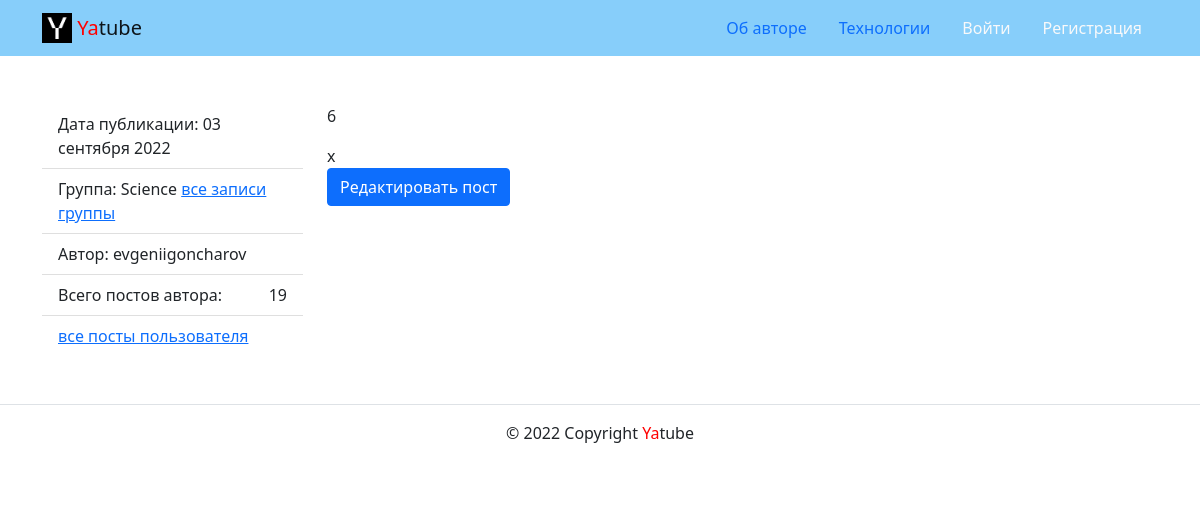
Page /posts/76/ on the earlier database version.
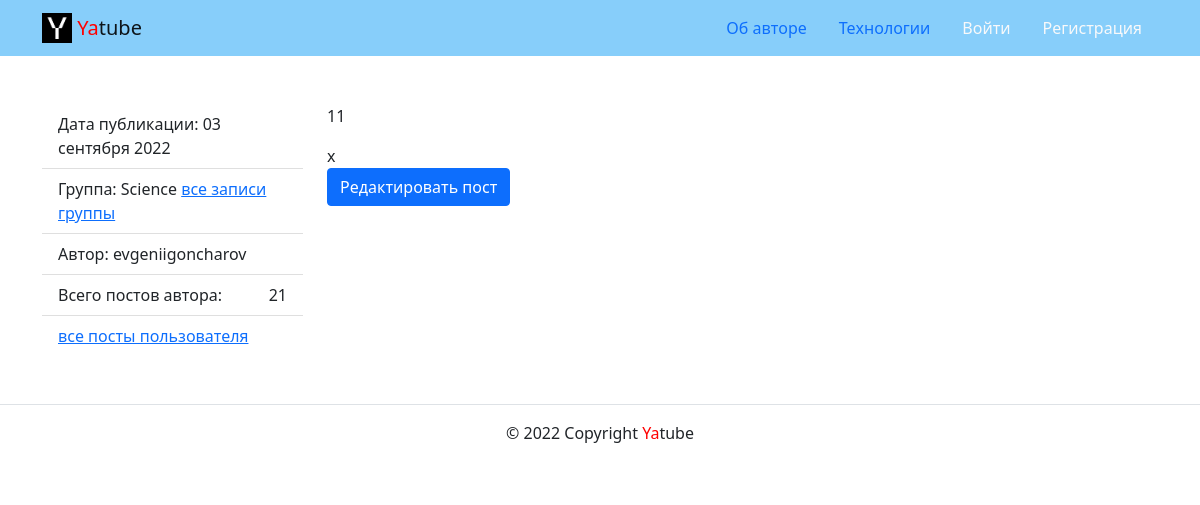
Same page on the later database version.
### posts/models.py (models this page shows, shortened)
class Post(models.Model):
    text = models.TextField()
    pub_date = models.DateTimeField(auto_now_add=True)
    author = models.ForeignKey(
        User,
        on_delete=models.CASCADE,
        blank=True,
        null=True,
        related_name='posts'
    )
    group = models.ForeignKey(
        Group,
        on_delete=models.SET_NULL,
        max_length=200,
        blank=True,
        null=True,
        related_name='posts'
    )
    class Meta:
        ordering = ('-pub_date',)

class Group(models.Model):
    title = models.CharField(max_length=200)
    slug = models.SlugField(max_length=100, unique=True)
    description = models.TextField()

### posts/views.py (the view)
# urls.py: path('posts/<int:post_id>/', views.post_detail, name='post_detail'),
def post_detail(request, post_id):
    post = get_object_or_404(Post, id=post_id)
    lol = post.author
    posts = Post.objects.filter(author=lol)
    title = post.text[0:30]
    context = {
        'posts': posts,
        'post': post,
    }
    return render(request, 'posts/post_detail.html', context)

### core/context_processors/year.py (called while the page is built)
def year(request):
    return {
        "year": datetime.datetime.now().year
    }

### templates/posts/post_detail.html
{% extends 'base.html' %}
{% block content %}
    <main>
    <div class="container py-5">
      <div class="row">
        <aside class="col-12 col-md-3">
          <ul class="list-group list-group-flush">
            <li class="list-group-item">
              Дата публикации: {{ post.pub_date|date:"d E Y" }}
            </li>
            {% if post.group %}
            <li class="list-group-item">
                    Группа: {{ post.group.title }}
            <a href="{% url 'posts:group_list' post.group.slug %}"> все записи группы </a>
            </li>
            {% endif %}
            <li class="list-group-item">
              Автор: {{ post.author.username }}
            </li>
            <li class="list-group-item d-flex justify-content-between align-items-center">
              Всего постов автора:  <span >{{ posts|length}} </span>
            </li>
            <li class="list-group-item">
              <a href="{% url 'posts:profile' post.author.username %}">
                все посты пользователя
              </a>
            </li>
          </ul>
        </aside>
        <article class="col-12 col-md-9">
          <p>
           {{ post.text }}
          </p>x
            {% if request.user.username == post.author.username  %}
        <div>
            <a class="btn btn-primary" href="{% url 'posts:update_post' post.pk %}">
                Редактировать пост
            </a>
        </div>
            {% else %}
                <div>
            <a class="btn btn-primary" href="{% url 'posts:post_detail' post.pk %}">
                Редактировать пост
            </a>
        </div>
      {% endif %}
        </article>
      </div>
    </div>
    </main>
{% endblock %}

Differences in the rows shown:
changed Post "Science": text "6" → "11"
Other differences:
{{ posts|length }}: "19" → "21"
